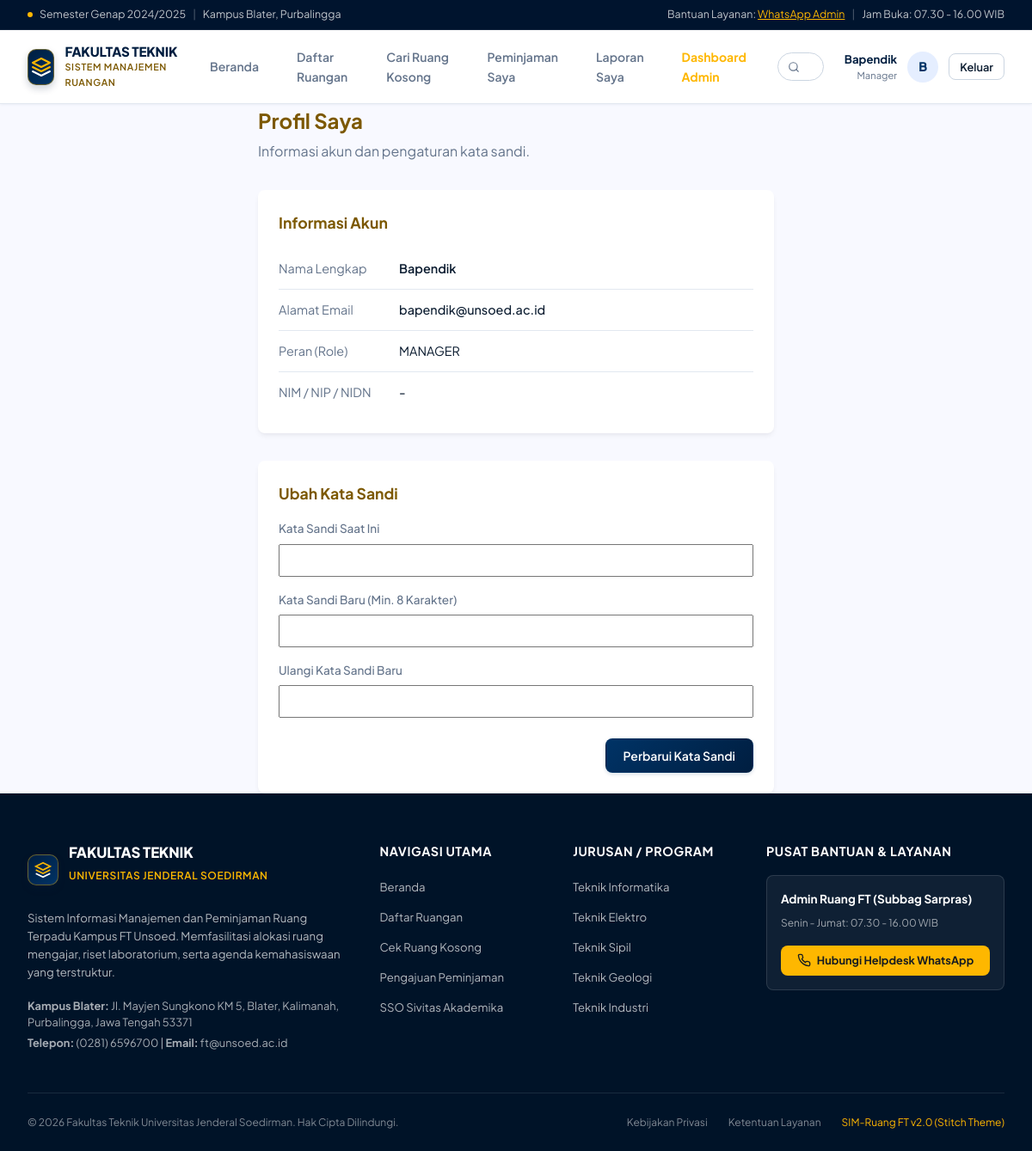
/public/profile (signed in), run on the app's committed database.
### tables this page shows
CREATE TABLE `users` (
  `id` bigint(20) UNSIGNED NOT NULL AUTO_INCREMENT,
  `name` varchar(255) NOT NULL,
  `email` varchar(255) NOT NULL,
  `password_hash` varchar(255) NOT NULL,
  `role` enum('student','lecturer','manager','superadmin') NOT NULL,
  `identity_number` varchar(50) DEFAULT NULL COMMENT 'NIM/NIP/NIDN',
  `status` enum('pending_email','pending_approval','active','disabled','locked') NOT NULL DEFAULT 'pending_email',
  `email_verified_at` timestamp NULL DEFAULT NULL,
  `failed_login_attempts` int(11) NOT NULL DEFAULT 0,
  `locked_until` timestamp NULL DEFAULT NULL,
  `created_at` timestamp NOT NULL DEFAULT current_timestamp(),
  `updated_at` timestamp NOT NULL DEFAULT current_timestamp() ON UPDATE current_timestamp(),
  PRIMARY KEY (`id`),
  UNIQUE KEY `email` (`email`)
);

### app/Controllers/AuthController.php (called while the page is built, shortened)
<?php
class AuthController {
    public function profile() {
        $baseUrl = '/webpinjamft/public';
        $db = Database::getInstance()->getConnection();
        $stmt = $db->prepare("SELECT * FROM users WHERE id = ?");
        $stmt->execute([Auth::id()]);
        $user = $stmt->fetch();
        require __DIR__ . '/../Views/auth/profile.php';
        require __DIR__ . '/../Views/layout/main.php';
    }
}

### app/Support/Router.php (called while the page is built, shortened)
<?php
class Router {
    private $routes = [];
    public function add($method, $path, $callback) {
        $path = preg_replace('/\{([a-zA-Z0-9_]+)\}/', '(?P<\1>[^/]+)', $path);
        $this->routes[] = [
            'method' => strtoupper($method),
            'path' => "#^" . $path . "$#",
            'callback' => $callback
        ];
    }
    public function run() {
        $uri = parse_url($_SERVER['REQUEST_URI'], PHP_URL_PATH);
        $scriptName = dirname($_SERVER['SCRIPT_NAME']);
        if ($scriptName !== '/' && strpos($uri, $scriptName) === 0) {
            $uri = substr($uri, strlen($scriptName));
        }
        $method = $_SERVER['REQUEST_METHOD'];
        foreach ($this->routes as $route) {
            if ($route['method'] === $method && preg_match($route['path'], $uri, $matches)) {
                $params = array_filter($matches, 'is_string', ARRAY_FILTER_USE_KEY);
                $callback = $route['callback'];
                if (is_array($callback) && is_string($callback[0])) {
                    $controller = new $callback[0]();
                    $methodName = $callback[1];
                    return call_user_func_array([$controller, $methodName], $params);
                } else {
                    return call_user_func_array($callback, $params);
                }
            }
        }
    }
}

### public/index.php (called while the page is built, shortened)
<?php
spl_autoload_register(function ($class) {
    $prefix = 'App\\';
    $base_dir = __DIR__ . '/../app/';
    $len = strlen($prefix);
    $relative_class = substr($class, $len);
    $file = $base_dir . str_replace('\\', '/', $relative_class) . '.php';
});
$router = new \App\Support\Router();
$router->get('/', ['App\Controllers\HomeController', 'index']);
$router->get('/rooms', ['App\Controllers\HomeController', 'rooms']);
$router->get('/free', ['App\Controllers\HomeController', 'freeRooms']);
$router->get('/search', ['App\Controllers\HomeController', 'search']);
$router->get('/login', ['App\Controllers\AuthController', 'showLoginForm']);
$router->post('/login', ['App\Controllers\AuthController', 'login']);
$router->post('/logout', ['App\Controllers\AuthController', 'logout']);
$router->get('/register', ['App\Controllers\AuthController', 'showRegisterForm']);
$router->post('/register', ['App\Controllers\AuthController', 'register']);
$router->get('/verify', ['App\Controllers\AuthController', 'verifyEmail']);
$router->get('/forgot-password', ['App\Controllers\AuthController', 'forgotPassword']);
$router->post('/forgot-password', ['App\Controllers\AuthController', 'sendResetLink']);
$router->get('/reset-password', ['App\Controllers\AuthController', 'resetPasswordForm']);
$router->post('/reset-password', ['App\Controllers\AuthController', 'resetPassword']);
$router->get('/profile', ['App\Controllers\AuthController', 'profile']);
$router->post('/profile/password', ['App\Controllers\AuthController', 'updatePassword']);
$router->get('/auth/sso', ['App\Controllers\AuthController', 'showSsoPage']);
$router->post('/auth/sso/process', ['App\Controllers\AuthController', 'processSso']);
$router->get('/api/rooms', ['App\Controllers\ApiController', 'rooms']);
$router->get('/api/search', ['App\Controllers\ApiController', 'search']);
$router->get('/api/rooms/alternatives', ['App\Controllers\BookingController', 'alternativesApi']);
$router->get('/room/{id}', ['App\Controllers\RoomController', 'show']);
$router->get('/rooms/{id}', ['App\Controllers\RoomController', 'show']);
$router->post('/rooms/{id}/report-absent', ['App\Controllers\ClassController', 'reportAbsent']);
$router->get('/booking/create', ['App\Controllers\BookingController', 'create']);
$router->get('/bookings/new', ['App\Controllers\BookingController', 'create']);
$router->post('/booking/store', ['App\Controllers\BookingController', 'store']);
$router->get('/me/bookings', ['App\Controllers\BookingController', 'myBookings']);
$router->post('/booking/cancel', ['App\Controllers\BookingController', 'cancel']);
$router->get('/report/create', ['App\Controllers\ReportController', 'create']);
$router->get('/reports/new', ['App\Controllers\ReportController', 'create']);
$router->post('/report/store', ['App\Controllers\ReportController', 'store']);
$router->get('/me/reports', ['App\Controllers\ReportController', 'myReports']);
$router->post('/report/support', ['App\Controllers\ReportController', 'support']);
$router->post('/report/reopen', ['App\Controllers\ReportController', 'reopen']);
$router->get('/class', ['App\Controllers\ClassController', 'index']);
$router->get('/me/classes', ['App\Controllers\ClassController', 'index']);
$router->post('/class/checkin', ['App\Controllers\ClassController', 'checkin']);
$router->post('/class/cancel', ['App\Controllers\ClassController', 'cancel']);
$router->post('/class/move', ['App\Controllers\ClassController', 'move']);
$router->get('/admin', ['App\Controllers\AdminController', 'dashboard']);
$router->get('/manage', ['App\Controllers\AdminController', 'dashboard']);
$router->get('/admin/bookings', ['App\Controllers\AdminController', 'bookings']);
$router->get('/manage/bookings', ['App\Controllers\AdminController', 'bookings']);
$router->post('/admin/bookings/process', ['App\Controllers\AdminController', 'processBooking']);
$router->get('/admin/reports', ['App\Controllers\AdminController', 'reports']);
$router->get('/manage/reports', ['App\Controllers\AdminController', 'reports']);
$router->get('/admin/reports/export', ['App\Controllers\AdminController', 'exportReports']);
$router->post('/admin/reports/process', ['App\Controllers\AdminController', 'processReport']);
$router->get('/admin/sessions', ['App\Controllers\AdminController', 'sessions']);
$router->get('/manage/sessions', ['App\Controllers\AdminController', 'sessions']);
$router->post('/admin/sessions/verify', ['App\Controllers\AdminController', 'verifySession']);
$router->get('/admin/lecturers', ['App\Controllers\AdminController', 'lecturers']);
$router->get('/manage/users', ['App\Controllers\AdminController', 'lecturers']);
$router->post('/admin/lecturers/process', ['App\Controllers\AdminController', 'processLecturer']);
$router->get('/admin/import', ['App\Controllers\ImportController', 'index']);
$router->get('/manage/imports', ['App\Controllers\ImportController', 'index']);
$router->get('/admin/import/template', ['App\Controllers\ImportController', 'downloadTemplate']);
$router->post('/admin/import/preview', ['App\Controllers\ImportController', 'preview']);
$router->post('/admin/import/commit', ['App\Controllers\ImportController', 'commit']);
$router->post('/admin/import/cancel', ['App\Controllers\ImportController', 'cancelPreview']);
$router->post('/admin/import/rollback', ['App\Controllers\ImportController', 'rollback']);
$router->get('/admin/audit', ['App\Controllers\AdminController', 'audit']);
$router->get('/admin/settings', ['App\Controllers\AdminController', 'settings']);
$router->post('/admin/settings/update', ['App\Controllers\AdminController', 'updateSettings']);
$router->get('/admin/rooms', ['App\Controllers\MasterDataController', 'rooms']);
$router->get('/manage/rooms', ['App\Controllers\MasterDataController', 'rooms']);
$router->get('/admin/rooms/create', ['App\Controllers\MasterDataController', 'createRoom']);
$router->get('/admin/rooms/{id}/edit', ['App\Controllers\MasterDataController', 'editRoom']);
$router->post('/admin/rooms/save', ['App\Controllers\MasterDataController', 'saveRoom']);
$router->post('/admin/rooms/deactivate', ['App\Controllers\MasterDataController', 'deactivateRoom']);
$router->post('/admin/rooms/activate', ['App\Controllers\MasterDataController', 'activateRoom']);
$router->post('/admin/rooms/delete', ['App\Controllers\MasterDataController', 'deleteRoom']);
$router->get('/admin/rooms/{id}/facilities', ['App\Controllers\MasterDataController', 'facilities']);
$router->post('/admin/rooms/{id}/facilities/save', ['App\Controllers\MasterDataController', 'saveFacility']);
$router->post('/admin/facilities/{id}/delete', ['App\Controllers\MasterDataController', 'deleteFacility']);
$router->get('/admin/buildings', ['App\Controllers\MasterDataController', 'buildings']);
$router->get('/manage/buildings', ['App\Controllers\MasterDataController', 'buildings']);
$router->post('/admin/buildings/save', ['App\Controllers\MasterDataController', 'saveBuilding']);
$router->post('/admin/buildings/delete', ['App\Controllers\MasterDataController', 'deleteBuilding']);
$router->get('/admin/terms', ['App\Controllers\MasterDataController', 'terms']);
$router->get('/manage/terms', ['App\Controllers\MasterDataController', 'terms']);
$router->post('/admin/terms/save', ['App\Controllers\MasterDataController', 'saveSemester']);
$router->post('/admin/terms/activate', ['App\Controllers\MasterDataController', 'activateSemester']);
$router->post('/admin/no-class/save', ['App\Controllers\MasterDataController', 'saveNoClassPeriod']);
$router->post('/admin/no-class/delete', ['App\Controllers\MasterDataController', 'deleteNoClassPeriod']);
$router->get('/admin/schedules', ['App\Controllers\ScheduleController', 'index']);
$router->get('/manage/schedules', ['App\Controllers\ScheduleController', 'index']);
$router->get('/admin/schedules/create', ['App\Controllers\ScheduleController', 'create']);
$router->get('/admin/schedules/{id}/edit', ['App\Controllers\ScheduleController', 'edit']);
$router->post('/admin/schedules/save', ['App\Controllers\ScheduleController', 'save']);
$router->post('/admin/schedules/{id}/delete', ['App\Controllers\ScheduleController', 'delete']);
$router->post('/admin/schedules/{id}/toggle', ['App\Controllers\ScheduleController', 'toggle']);
$router->run();

### app/Support/Security.php (called while the page is built, shortened)
<?php
class Security {
    public static function escape($string) {
        return htmlspecialchars($string, ENT_QUOTES | ENT_HTML5, 'UTF-8');
    }
}

### app/Views/auth/profile.php (the view, shortened to what this page needs)
<div style="max-width: 600px; margin: 0 auto;">
    <div style="margin-bottom: 2rem;">
        <h2 style="color: var(--secondary); margin-bottom: 0.25rem;">Profil Saya</h2>
        <p style="color: var(--text-muted); margin: 0;">Informasi akun dan pengaturan kata sandi.</p>
    </div>
    <div style="background: var(--surface); border-radius: var(--radius); box-shadow: var(--shadow); padding: 1.5rem; margin-bottom: 2rem;">
        <h3 style="margin-bottom: 1rem; color: var(--secondary); font-size: 1.1rem;">Informasi Akun</h3>
        <table style="width: 100%; border-collapse: collapse; font-size: 0.9rem;">
            <tr style="border-bottom: 1px solid var(--border);">
                <td style="padding: 0.75rem 0; color: var(--text-muted); width: 140px;">Nama Lengkap</td>
                <td style="padding: 0.75rem 0; font-weight: 600;"><?= \App\Support\Security::escape($user['name']) ?></td>
            </tr>
            <tr style="border-bottom: 1px solid var(--border);">
                <td style="padding: 0.75rem 0; color: var(--text-muted);">Alamat Email</td>
                <td style="padding: 0.75rem 0; font-weight: 500;"><?= \App\Support\Security::escape($user['email']) ?></td>
            </tr>
            <tr style="border-bottom: 1px solid var(--border);">
                <td style="padding: 0.75rem 0; color: var(--text-muted);">Peran (Role)</td>
                <td style="padding: 0.75rem 0;">
                    <span class="badge badge-primary"><?= strtoupper($user['role']) ?></span>
                </td>
            </tr>
            <tr>
                <td style="padding: 0.75rem 0; color: var(--text-muted);">NIM / NIP / NIDN</td>
                <td style="padding: 0.75rem 0; font-weight: 500;"><?= \App\Support\Security::escape($user['identity_number'] ?? '-') ?></td>
            </tr>
        </table>
    </div>
    <div style="background: var(--surface); border-radius: var(--radius); box-shadow: var(--shadow); padding: 1.5rem;">
        <h3 style="margin-bottom: 1rem; color: var(--secondary); font-size: 1.1rem;">Ubah Kata Sandi</h3>
        <form action="<?= \App\Support\Security::escape($baseUrl) ?>/profile/password" method="POST">
            <div style="margin-bottom: 1rem;">
                <label style="display: block; margin-bottom: 0.4rem; font-size: 0.85rem; color: var(--text-muted); font-weight: 500;">Kata Sandi Saat Ini</label>
                <input type="password" name="current_password" required class="form-control" style="width: 100%; padding: 0.6rem;">
            </div>
            <div style="margin-bottom: 1rem;">
                <label style="display: block; margin-bottom: 0.4rem; font-size: 0.85rem; color: var(--text-muted); font-weight: 500;">Kata Sandi Baru (Min. 8 Karakter)</label>
                <input type="password" name="new_password" required minlength="8" class="form-control" style="width: 100%; padding: 0.6rem;">
            </div>
            <div style="margin-bottom: 1.5rem;">
                <label style="display: block; margin-bottom: 0.4rem; font-size: 0.85rem; color: var(--text-muted); font-weight: 500;">Ulangi Kata Sandi Baru</label>
                <input type="password" name="confirm_password" required minlength="8" class="form-control" style="width: 100%; padding: 0.6rem;">
            </div>
            <div style="display: flex; justify-content: flex-end;">
                <button type="submit" class="btn btn-primary" style="padding: 0.6rem 1.25rem;">
                    Perbarui Kata Sandi
                </button>
            </div>
        </form>
    </div>
</div>

### data on the page
users: name "Bapendik", email "bapendik@unsoed.ac.id", role "MANAGER", identity_number "-"

### other printed values
substr($_SESSION['user_name'] ?? 'U', 0, 1) "B"
